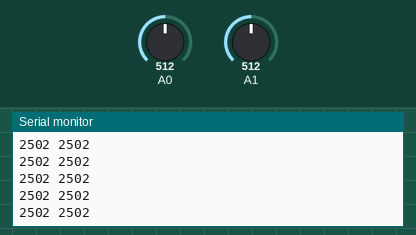
Simulated run of this sketch. Board: Arduino Uno, built with avr-gcc and run on an emulated ATmega328P. Parts: the last lines printed to the serial monitor. The test bench sets the inputs (shaded band); at power-on: A0 = 512, A1 = 512.

Above: at 1.2 s.
1.3 s: A0 set to 716
At 1.56 s:
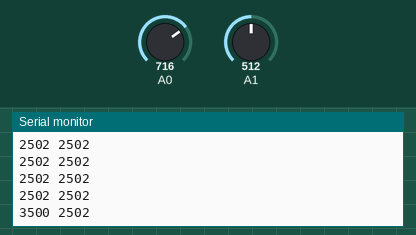
2.8 s: A1 set to 716
At 2.97 s:
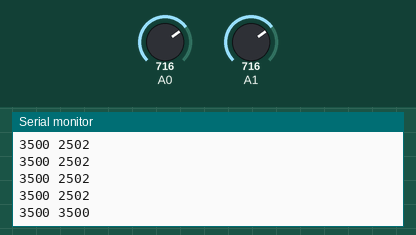
4.3 s: A0 set to 900
At 4.37 s:
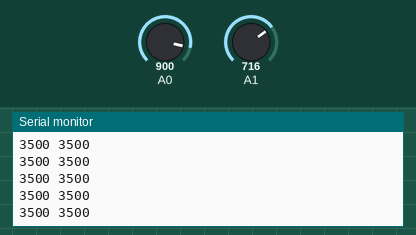
5.8 s: A1 set to 900
At 5.98 s:
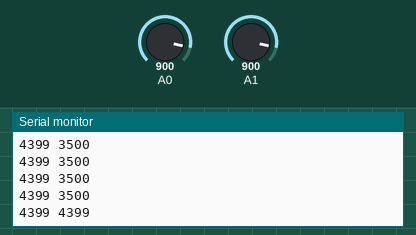
Timing chart, 0 to 8.3 s (numbered marks = the images above; inputs shaded):
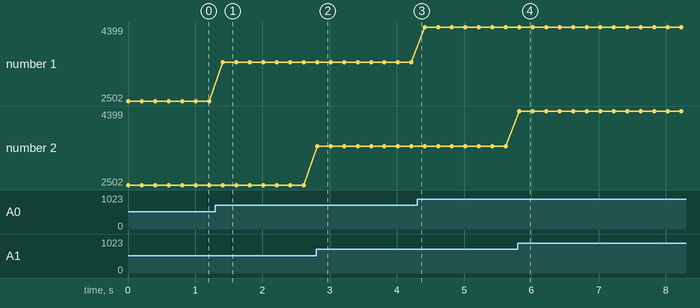

The sketch:

Air-3.ino
```cpp
// Air-3
//
// Read the air voltage of A0 and A1 to predict quakes
// 測量A0和A1的空氣電壓以預測地震
//
// 台灣地震預測研究所 所長
// 林湧森
// dysonlin@gmail.com
//
// 2016-10-03 11:50 UTC+8 V1.0
// 2016-10-25 02:16 UTC+8 V1.1 Change baud rate to 115200 for ESP8266 WeMos-D1R2
// 2016-11-06 15:43 UTC+8 V1.2 Change baud rate to 9600
//                             Change output from raw data to mV
// 2016-12-18 22:21 UTC+8 V1.3 Change program name to Air-2
// 2019-11-07 16:28 UTC+8 V1.4 Modidy Air-2 to get Air-1
// 2021-05-30 17:15 UTC+8 V1.5 Modidy Air-1 to get Air-3
// 2022-02-24 01:58 UTC+8 V1.6 Read the air voltage of A0 and A1 to predict quakes

// analogRead() returns 0 ~ 1023
// 0 means 0 mV.
// 1023 means 5000 mV

void setup()
{
  Serial.begin(9600);
}

void loop()
{
  int A0_value = analogRead(A0);
  int A1_value = analogRead(A1);
  // int A0_A1_value = A0_value - A1_value;

  // Convert 10 bit ADC value 0 ~ 1023 to 0 mV ~ 5000 mV
  int A0_mV = round((A0_value * 5000.0 ) / 1023.0);
  int A1_mV = round((A1_value * 5000.0 ) / 1023.0);
  // int A0_A1_mV = round(((A0_value - A1_value) * 5000.0 ) / 1023.0);

  // Serial.println(A0_A1_mV);
  //Serial.print("A0: ");
  Serial.print(A0_mV);
  Serial.print(" ");
  //Serial.print("A1: ");
  Serial.println(A1_mV);
  delay(200);
}
```

Measured:
- after the input at 1.3 s, the serial monitor: prints a new line after 0.11 s (image 1)
- after the input at 2.8 s, the serial monitor: prints a new line at once (image 2)
- after the input at 5.8 s, the serial monitor: prints a new line at once (image 4)
- plotted number 1: 2502 → 3500 after the input at 1.3 s, 3500 → 4399 after the input at 4.3 s
